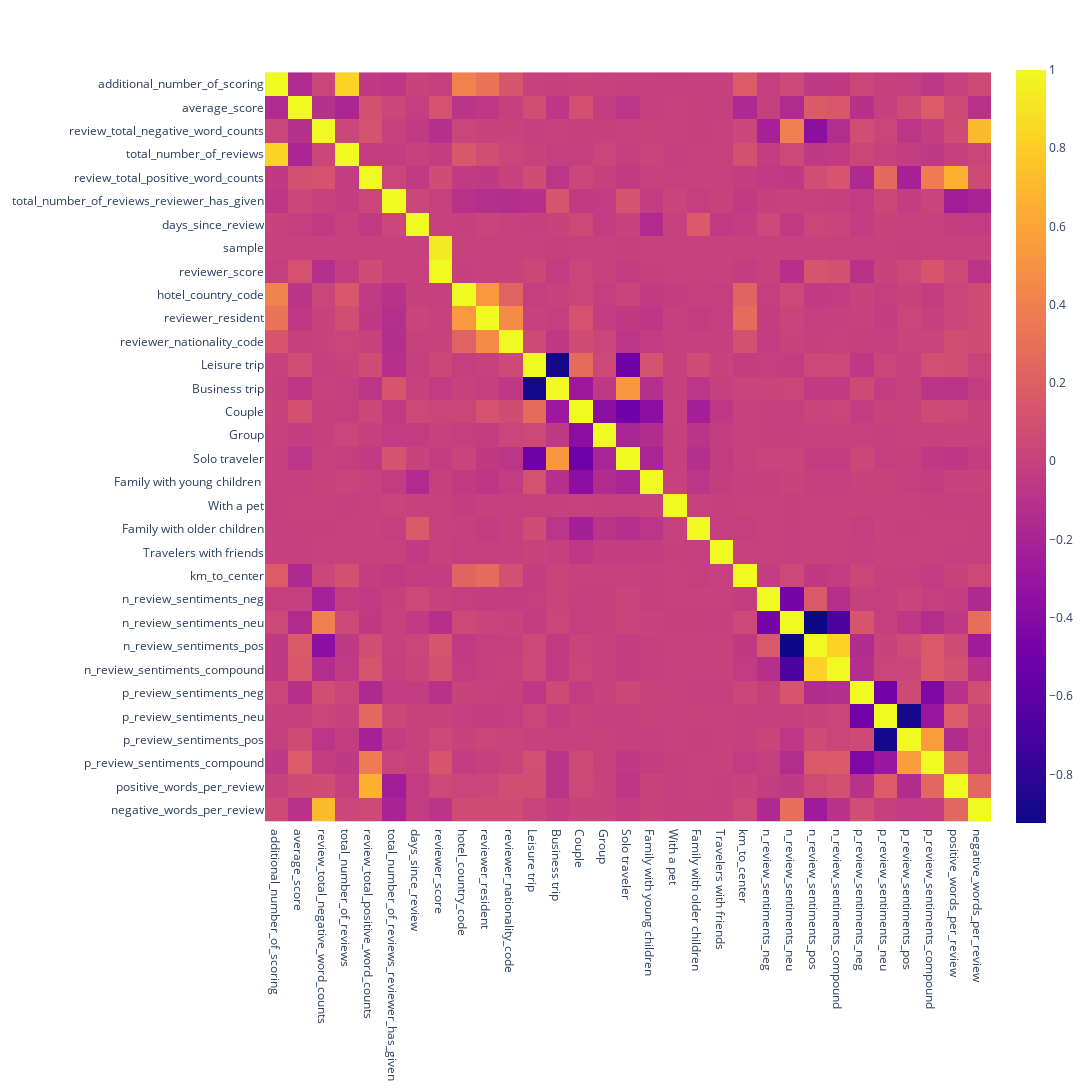

Here is the notebook cell this chart was saved with:
### Markdown cell above
### АНАЛИЗ МУЛЬТИКОЛЛИНЕАРНОСТИ ПРИЗНАКОВ

### Code cell
# построим тепловую диаграму корреляции признаков
pivot = hotels.corr()
pivot = pivot.drop('sample', axis=1)
fig = px.imshow(pivot, width=1100, height=1100)
fig.show()

### Figure 1 — Plotly figure (JSON) as saved in the notebook; plotly's stock layout.template omitted (floating-point values rounded to 4 significant figures; data arrays with more than 128 entries replaced by an {"elided": "..."} marker saying what was removed)
{"data": [{"coloraxis": "coloraxis", "hovertemplate": "x: %{x}<br>y: %{y}<br>color: %{z}<extra></extra>", "name": "0", "type": "heatmap", "x": ["additional_number_of_scoring", "average_score", "review_total_negative_word_counts", "total_number_of_reviews", "review_total_positive_word_counts", "total_number_of_reviews_reviewer_has_given", "days_since_review", "reviewer_score", "hotel_country_code", "reviewer_resident", "reviewer_nationality_code", "Leisure trip", "Business trip", "Couple", "Group", "Solo traveler", "Family with young children ", "With a pet", "Family with older children", "Travelers with friends", "km_to_center", "n_review_sentiments_neg", "n_review_sentiments_neu", "n_review_sentiments_pos", "n_review_sentiments_compound", "p_review_sentiments_neg", "p_review_sentiments_neu", "p_review_sentiments_pos", "p_review_sentiments_compound", "positive_words_per_review", "negative_words_per_review"], "xaxis": "x", "y": ["additional_number_of_scoring", "average_score", "review_total_negative_word_counts", "total_number_of_reviews", "review_total_positive_word_counts", "total_number_of_reviews_reviewer_has_given", "days_since_review", "sample", "reviewer_score", "hotel_country_code", "reviewer_resident", "reviewer_nationality_code", "Leisure trip", "Business trip", "Couple", "Group", "Solo traveler", "Family with young children ", "With a pet", "Family with older children", "Travelers with friends", "km_to_center", "n_review_sentiments_neg", "n_review_sentiments_neu", "n_review_sentiments_pos", "n_review_sentiments_compound", "p_review_sentiments_neg", "p_review_sentiments_neu", "p_review_sentiments_pos", "p_review_sentiments_compound", "positive_words_per_review", "negative_words_per_review"], "yaxis": "y", "z": {"elided": "32x31 float values"}}], "layout": {"coloraxis": {"colorscale": [[0, "#0d0887"], [0.1111, "#46039f"], [0.2222, "#7201a8"], [0.3333, "#9c179e"], [0.4444, "#bd3786"], [0.5556, "#d8576b"], [0.6667, "#ed7953"], [0.7778, "#fb9f3a"], [0.8889, "#fdca26"], [1, "#f0f921"]]}, "height": 1100, "margin": {"t": 60}, "width": 1100, "xaxis": {"anchor": "y", "constrain": "domain", "domain": [0, 1], "scaleanchor": "y"}, "yaxis": {"anchor": "x", "autorange": "reversed", "constrain": "domain", "domain": [0, 1]}}}
